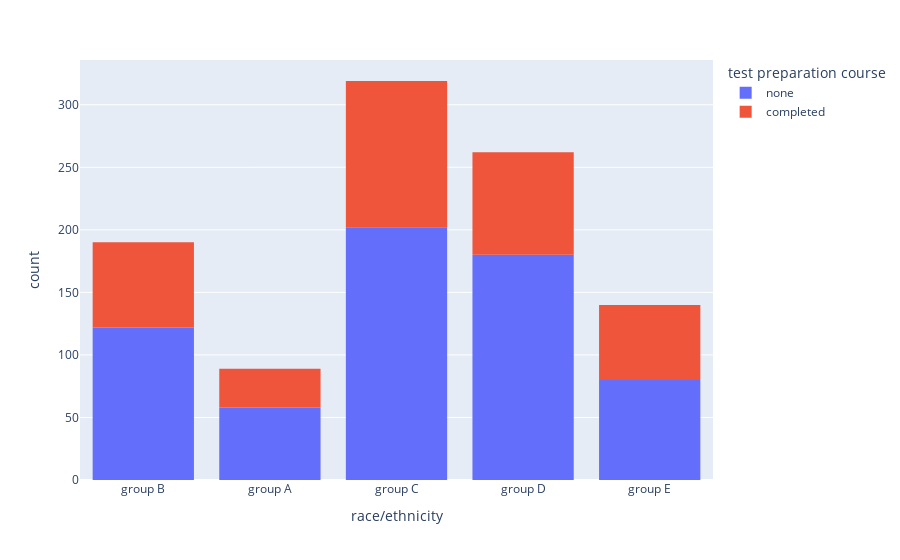

Write notebook code for a chart like this one.
### Markdown cell above
Za pomocą interaktywnych wykresów z łatwością można sprawdzić liczbowo poszczególny poziom wykształcenia rodziców dla każdej z grup.

Z wykresu wynika, że najwięcej osób z wykształceniem wyższym znajduje się w grupach D oraz C, a z wykształceniem średnim również w C i D. Jest to spowodowane przewagą liczebną obu grup nad resztą.

Poniżej przedstawiono wykres typu histogram w celu zaprezentowania odbycia kursu przygotowawczego w poszczególnych grupach.

### Code cell
fig = px.histogram(df, x="race/ethnicity", color = 'test preparation course')
fig.show()

### Figure 1 — Plotly figure (JSON) as saved in the notebook; plotly's stock layout.template omitted (floating-point values rounded to 4 significant figures; data arrays with more than 128 entries replaced by an {"elided": "..."} marker saying what was removed)
{"data": [{"alignmentgroup": "True", "bingroup": "x", "hovertemplate": "test preparation course=none<br>race/ethnicity=%{x}<br>count=%{y}<extra></extra>", "legendgroup": "none", "marker": {"color": "#636efa"}, "name": "none", "offsetgroup": "none", "orientation": "v", "showlegend": true, "type": "histogram", "x": {"elided": "642 str values"}, "xaxis": "x", "yaxis": "y"}, {"alignmentgroup": "True", "bingroup": "x", "hovertemplate": "test preparation course=completed<br>race/ethnicity=%{x}<br>count=%{y}<extra></extra>", "legendgroup": "completed", "marker": {"color": "#EF553B"}, "name": "completed", "offsetgroup": "completed", "orientation": "v", "showlegend": true, "type": "histogram", "x": {"elided": "358 str values"}, "xaxis": "x", "yaxis": "y"}], "layout": {"barmode": "relative", "legend": {"title": {"text": "test preparation course"}, "tracegroupgap": 0}, "margin": {"t": 60}, "xaxis": {"anchor": "y", "domain": [0, 1], "title": {"text": "race/ethnicity"}}, "yaxis": {"anchor": "x", "domain": [0, 1], "title": {"text": "count"}}}}
